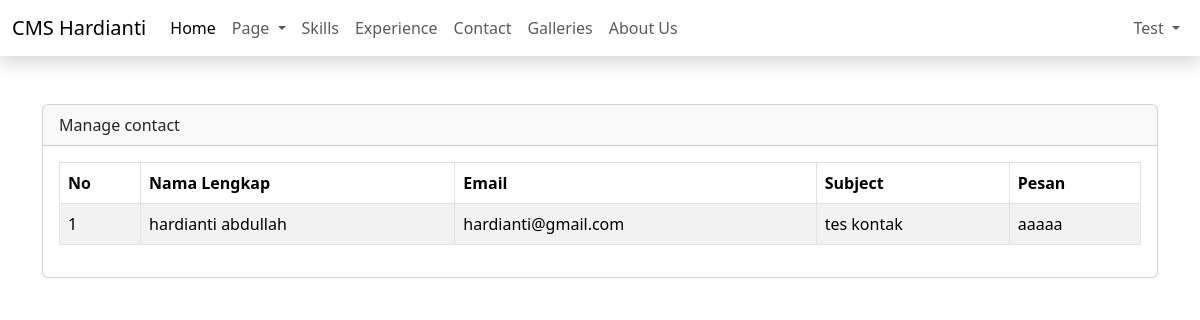
/admin/dashboard.php?page=manage-contact (signed in), run on the app's committed database.
### tables this page shows
CREATE TABLE `contacts` (
  `id` int(11) NOT NULL,
  `first_name` varchar(50) NOT NULL,
  `last_name` varchar(50) NOT NULL,
  `email` varchar(50) NOT NULL,
  `subject` varchar(100) NOT NULL,
  `message` text NOT NULL,
  `created_at` timestamp NULL DEFAULT current_timestamp(),
  `updated_at` timestamp NULL DEFAULT NULL ON UPDATE current_timestamp()
);

### admin/content/manage-contact.php (the view, shortened to what this page needs)
<?php
$query = mysqli_query($config, "SELECT * FROM contacts ORDER BY id DESC");
$row = mysqli_fetch_all($query, MYSQLI_ASSOC);
?>
<div class="table-responsive">
    <table class="table table-bordered table-striped" id="table">
        <thead>
            <tr>
                <th>No</th>
                <th>Nama Lengkap</th>
                <th>Email</th>
                <th>Subject</th>
                <th>Pesan</th>
            </tr>
        </thead>
        <tbody>
            <?php $i = 1;
            foreach ($row as $key => $data): ?>
                <tr>
                    <td><?= $key + 1 ?></td>
                    <td><?= $data['first_name'] . " " . $data['last_name'] ?></td>
                    <td><?= $data['email'] . " " ?></td>
                    <td><?= $data['subject'] . " "  ?></td>
                    <td><?= $data['message'] . " " ?></td>
                </tr>
            <?php endforeach ?>
        </tbody>
    </table>
</div>

### data on the page
contacts: first_name "hardianti", last_name "abdullah", email "hardianti@gmail.com", subject "tes kontak", message "aaaaa"

### other printed values
$_SESSION['NAME'] "Test"
str_replace("-", " ", ucfirst($_GET['page'])) "Manage contact"
